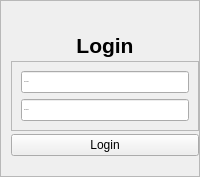
                <widget class="QWidget" name="LoginWidget">
                 <layout class="QVBoxLayout" name="verticalLayout_30">
                  <property name="spacing">
                   <number>0</number>
                  </property>
                  <property name="leftMargin">
                   <number>0</number>
                  </property>
                  <property name="topMargin">
                   <number>0</number>
                  </property>
                  <property name="rightMargin">
                   <number>0</number>
                  </property>
                  <property name="bottomMargin">
                   <number>0</number>
                  </property>
                  <item>
                   <widget class="QFrame" name="loginFrame">
                    <property name="frameShape">
                     <enum>QFrame::StyledPanel</enum>
                    </property>
                    <property name="frameShadow">
                     <enum>QFrame::Raised</enum>
                    </property>
                    <layout class="QVBoxLayout" name="verticalLayout_31">
                     <property name="spacing">
                      <number>3</number>
                     </property>
                     <property name="leftMargin">
                      <number>10</number>
                     </property>
                     <property name="topMargin">
                      <number>32</number>
                     </property>
                     <property name="rightMargin">
                      <number>0</number>
                     </property>
                     <property name="bottomMargin">
                      <number>20</number>
                     </property>
                     <item>
                      <widget class="QLabel" name="loginlabel">
                       <property name="text">
                        <string>&lt;html&gt;&lt;head/&gt;&lt;body&gt;&lt;p align=&quot;center&quot;&gt;&lt;span style=&quot; font-size:16pt; font-weight:700;&quot;&gt;Login&lt;/span&gt;&lt;/p&gt;&lt;/body&gt;&lt;/html&gt;</string>
                       </property>
                      </widget>
                     </item>
                     <item alignment="Qt::AlignBottom">
                      <widget class="QFrame" name="frame_4">
                       <property name="frameShape">
                        <enum>QFrame::StyledPanel</enum>
                       </property>
                       <property name="frameShadow">
                        <enum>QFrame::Raised</enum>
                       </property>
                       <layout class="QVBoxLayout" name="verticalLayout_62">
                        <item>
                         <widget class="QLineEdit" name="UsernameLoginEdit">
                          <property name="font">
                           <font>
                            <pointsize>-1</pointsize>
                            <italic>false</italic>
                            <bold>true</bold>
                           </font>
                          </property>
                          <property name="autoFillBackground">
                           <bool>false</bool>
                          </property>
                          <property name="text">
                           <string/>
                          </property>
                          <property name="echoMode">
                           <enum>QLineEdit::Normal</enum>
                          </property>
                          <property name="placeholderText">
                           <string>Username</string>
                          </property>
                         </widget>
                        </item>
                        <item>
                         <widget class="QLineEdit" name="PassLoginEdit">
                          <property name="font">
                           <font>
                            <pointsize>-1</pointsize>
                            <italic>false</italic>
                            <bold>true</bold>
                           </font>
                          </property>
                          <property name="inputMask">
                           <string/>
                          </property>
                          <property name="frame">
                           <bool>true</bool>
                          </property>
                          <property name="echoMode">
                           <enum>QLineEdit::Normal</enum>
                          </property>
                          <property name="readOnly">
                           <bool>false</bool>
                          </property>
                          <property name="placeholderText">
                           <string>Password</string>
                          </property>
                         </widget>
                        </item>
                       </layout>
                      </widget>
                     </item>
                     <item>
                      <widget class="QPushButton" name="Login_Button">
                       <property name="cursor">
                        <cursorShape>OpenHandCursor</cursorShape>
                       </property>
                       <property name="toolTip">
                        <string>Log In</string>
                       </property>
                       <property name="text">
                        <string>Login</string>
                       </property>
                       <property name="icon">
                        <iconset resource="../qss/icons/Icons.qrc">
                         <normaloff>:/icons/png2svg/login-white.svg</normaloff>
                         <activeoff>:/icons/png2svg/login-white.svg</activeoff>
                         <activeon>:/icons/png2svg/login-green.svg</activeon>:/icons/png2svg/login-white.svg</iconset>
                       </property>
                       <property name="iconSize">
                        <size>
                         <width>24</width>
                         <height>24</height>
                        </size>
                       </property>
                      </widget>
                     </item>
                    </layout>
                   </widget>
                  </item>
                 </layout>
                </widget>
